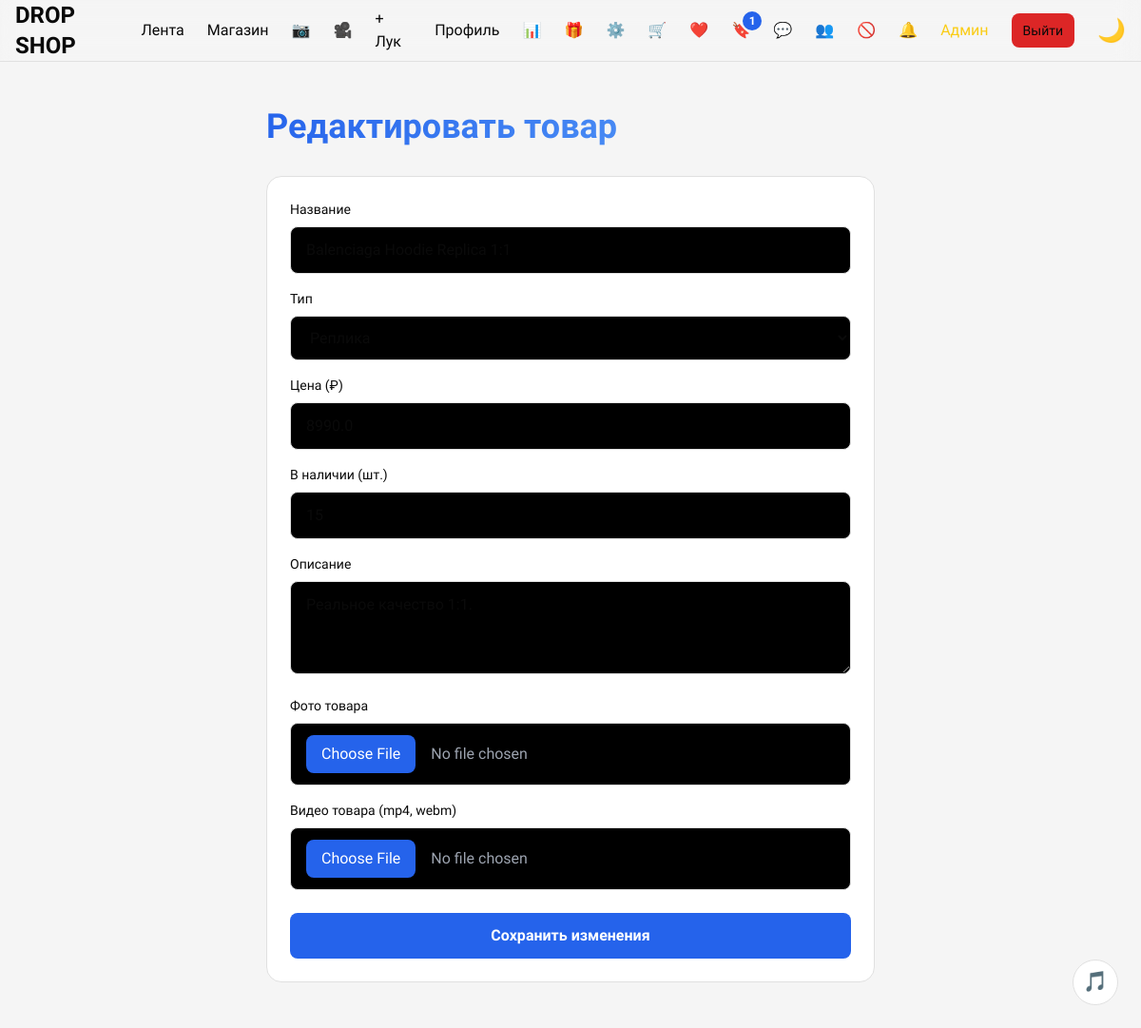
/admin/products/edit/4 (signed in), run on the app's committed database.
### tables this page shows
CREATE TABLE products (
            id INTEGER PRIMARY KEY AUTOINCREMENT,
            name TEXT NOT NULL,
            type TEXT NOT NULL,
            price REAL NOT NULL,
            stock INTEGER DEFAULT 0,
            description TEXT,
            image_url TEXT,
            video_url TEXT,
            sizes TEXT
        );

### app.py (the view, shortened to what this page needs)
@app.route('/admin/products/edit/<int:id>', methods=['GET', 'POST'])
def admin_edit_product(id):
    if 'user_id' not in session or session.get('role') != 'admin':
        return redirect('/login')
    conn = get_db()
    product = conn.execute("SELECT * FROM products WHERE id=?", (id,)).fetchone()
    if not product:
        conn.close()
        return "Товар не найден"
    conn.close()
    return render_template('admin_product_form.html', product=product)

### app.py (called while the page is built)
@app.context_processor
def inject_notification_count():
    if 'user_id' in session:
        conn = get_db()
        count = conn.execute("SELECT COUNT(*) FROM notifications WHERE user_id=? AND is_read=0",
                             (session['user_id'],)).fetchone()[0]
        conn.close()
        return {'unread_notifications': count}
    return {'unread_notifications': 0}

@app.context_processor
def inject_cart_count():
    if 'user_id' in session:
        conn = get_db()
        count = conn.execute("SELECT COUNT(*) FROM cart_items WHERE user_id=?",
                             (session['user_id'],)).fetchone()[0]
        conn.close()
        return {'cart_count': count}
    return {'cart_count': 0}

@app.context_processor
def inject_wishlist_count():
    if 'user_id' in session:
        conn = get_db()
        count = conn.execute("SELECT COUNT(*) FROM wishlist WHERE user_id=?",
                             (session['user_id'],)).fetchone()[0]
        conn.close()
        return {'wishlist_count': count}
    return {'wishlist_count': 0}

@app.context_processor
def inject_bookmarks_count():
    if 'user_id' in session:
        conn = get_db()
        count = conn.execute("SELECT COUNT(*) FROM post_bookmarks WHERE user_id=?",
                             (session['user_id'],)).fetchone()[0]
        conn.close()
        return {'bookmarks_count': count}
    return {'bookmarks_count': 0}

### templates/admin_product_form.html (shortened to what this page needs)
{% extends "base.html" %}
{% block content %}
<div class="max-w-2xl mx-auto px-4 py-12">
    <h1 class="text-4xl font-black mb-8 gradient-text">
        {% if product %}Редактировать товар{% else %}Добавить товар{% endif %}
    </h1>
    <form method="POST" enctype="multipart/form-data" class="card-hover rounded-2xl p-6" style="background: var(--card-bg); border: 1px solid var(--border);">
        <div class="mb-4">
            <label class="block text-sm mb-2">Название</label>
            <input type="text" name="name" value="{{ product.name if product else '' }}" required class="w-full bg-black border border-[var(--border)] rounded-lg px-4 py-3">
        </div>
        <div class="mb-4">
            <label class="block text-sm mb-2">Тип</label>
            <select name="type" class="w-full bg-black border border-[var(--border)] rounded-lg px-4 py-3">
                <option value="replica" {% if product and product.type == 'replica' %}selected{% endif %}>Реплика</option>
            </select>
        </div>
        <div class="mb-4">
            <label class="block text-sm mb-2">Цена (₽)</label>
            <input type="number" name="price" step="0.01" value="{{ product.price if product else '' }}" required class="w-full bg-black border border-[var(--border)] rounded-lg px-4 py-3">
        </div>
        <div class="mb-4">
            <label class="block text-sm mb-2">В наличии (шт.)</label>
            <input type="number" name="stock" value="{{ product.stock if product else 0 }}" required class="w-full bg-black border border-[var(--border)] rounded-lg px-4 py-3">
        </div>
        <div class="mb-4">
            <label class="block text-sm mb-2">Описание</label>
            <textarea name="description" rows="3" class="w-full bg-black border border-[var(--border)] rounded-lg px-4 py-3">{{ product.description if product else '' }}</textarea>
        </div>
        <div class="mb-4">
            <label class="block text-sm mb-2">Фото товара</label>
            <input type="file" name="photo" accept="image/*" class="w-full bg-black border border-[var(--border)] rounded-lg px-4 py-3 text-gray-400 file:mr-4 file:py-2 file:px-4 file:rounded-lg file:border-0 file:bg-[var(--accent)] file:text-white">
        </div>
        <div class="mb-6">
            <label class="block text-sm mb-2">Видео товара (mp4, webm)</label>
            <input type="file" name="video" accept="video/*" class="w-full bg-black border border-[var(--border)] rounded-lg px-4 py-3 text-gray-400 file:mr-4 file:py-2 file:px-4 file:rounded-lg file:border-0 file:bg-[var(--accent)] file:text-white">
        </div>
        <button type="submit" class="w-full bg-[var(--accent)] py-3 rounded-lg font-bold neon-btn">
            {% if product %}Сохранить изменения{% else %}Добавить товар{% endif %}
        </button>
    </form>
</div>
{% endblock %}

### templates/base.html (style rules this page uses)
:root { --bg: #0a0a0a; --text: #ffffff; --accent: #3B82F6; --card-bg: #111111; --border: #2a2a2a; }
[data-theme="light"] { --bg: #f5f5f5; --text: #0a0a0a; --accent: #2563EB; --card-bg: #ffffff; --border: #e0e0e0; }
body { font-family: 'Unbounded', sans-serif; background: var(--bg); color: var(--text); transition: background 0.4s, color 0.4s; padding-bottom: 80px; }
@media (min-width: 768px) { body { padding-bottom: 0; } }
.card-hover { transition: all 0.4s cubic-bezier(0.23, 1, 0.32, 1); transform-style: preserve-3d; perspective: 1000px; background: var(--card-bg); border: 1px solid var(--border); }
.neon-btn { transition: all 0.3s ease; background: var(--accent); color: white; }
.gradient-text { background: linear-gradient(135deg, var(--accent), #60A5FA); -webkit-background-clip: text; -webkit-text-fill-color: transparent; }

### data on the page
products: name "Balenciaga Hoodie Replica 1:1", type "Реплика", price "8990.0", stock "15", description "Реальное качество 1:1."

### other printed values
{{ bookmarks_count }} "1"
